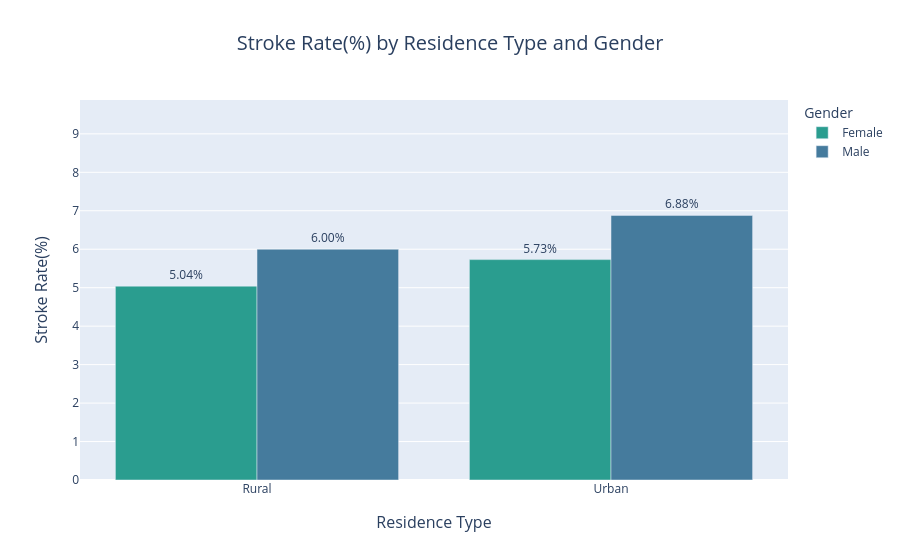

Here is the notebook cell this chart was saved with:
### Markdown cell above
### (ii) Gender-Based Stroke Rate Comparison Across Residence Types
• ***Visualization Type:-*** Grouped Bar Chart(Plotly)  
• ***Purpose:-*** To compare stroke rates between males and females across urban and rural residence types.  
• ***Insight:-*** Stroke rates are consistently higher among males than females in both urban and rural areas,with urban area males showing the highest stroke rate.This suggests gender-based risk differences persist regardless of residence type.

### Code cell
#Group the data by Residence Type and Gender and calculate stroke rate(%)
res_gender=(df.groupby(["Residence Type","Gender"],observed=True)["Stroke"].mean().mul(100).round(2).reset_index())
#Create grouped bar chart
fig=px.bar(res_gender,x="Residence Type",y="Stroke",color="Gender",color_discrete_map={"Female":"#2A9D8F","Male":"#457B9D"},barmode="group",text="Stroke",title="Stroke Rate(%) by Residence Type and Gender",labels={"Stroke":"Stroke Rate(%)"})
#Add percentage labels above bars and format text
fig.update_traces(texttemplate="%{y:.2f}%",textposition="outside")
#Extracts the maximum stroke rate to scale the Y-axis properly
max_val=res_gender["Stroke"].max()
#Center the chart title
fig.update_layout(title=dict(x=0.5,font=dict(size=20),pad=dict(b=20)))
#Set the X-axis label,fontsize and spacing from the axis
fig.update_xaxes(title_text="Residence Type",title_font=dict(size=16),title_standoff=20)
#Adjusts Y-axis range with padding and sets the Y-axis label
fig.update_yaxes(range=[0,max_val + 3],title_text="Stroke Rate(%)",title_font=dict(size=16),title_standoff=20)
#Display the bar chart
fig.show()

### Figure 1 — Plotly figure (JSON) as saved in the notebook; plotly's stock layout.template omitted (floating-point values rounded to 4 significant figures)
{"data": [{"alignmentgroup": "True", "hovertemplate": "Gender=Female<br>Residence Type=%{x}<br>Stroke Rate(%)=%{text}<extra></extra>", "legendgroup": "Female", "marker": {"color": "#2A9D8F", "pattern": {"shape": ""}}, "name": "Female", "offsetgroup": "Female", "orientation": "v", "showlegend": true, "text": [5.04, 5.73], "textposition": "outside", "texttemplate": "%{y:.2f}%", "type": "bar", "x": ["Rural", "Urban"], "xaxis": "x", "y": [5.04, 5.73], "yaxis": "y"}, {"alignmentgroup": "True", "hovertemplate": "Gender=Male<br>Residence Type=%{x}<br>Stroke Rate(%)=%{text}<extra></extra>", "legendgroup": "Male", "marker": {"color": "#457B9D", "pattern": {"shape": ""}}, "name": "Male", "offsetgroup": "Male", "orientation": "v", "showlegend": true, "text": [6.0, 6.88], "textposition": "outside", "texttemplate": "%{y:.2f}%", "type": "bar", "x": ["Rural", "Urban"], "xaxis": "x", "y": [6.0, 6.88], "yaxis": "y"}], "layout": {"barmode": "group", "legend": {"title": {"text": "Gender"}, "tracegroupgap": 0}, "title": {"font": {"size": 20}, "pad": {"b": 20}, "text": "Stroke Rate(%) by Residence Type and Gender", "x": 0.5}, "xaxis": {"anchor": "y", "domain": [0, 1], "title": {"font": {"size": 16}, "standoff": 20, "text": "Residence Type"}}, "yaxis": {"anchor": "x", "domain": [0, 1], "range": [0, 9.88], "title": {"font": {"size": 16}, "standoff": 20, "text": "Stroke Rate(%)"}}}}
